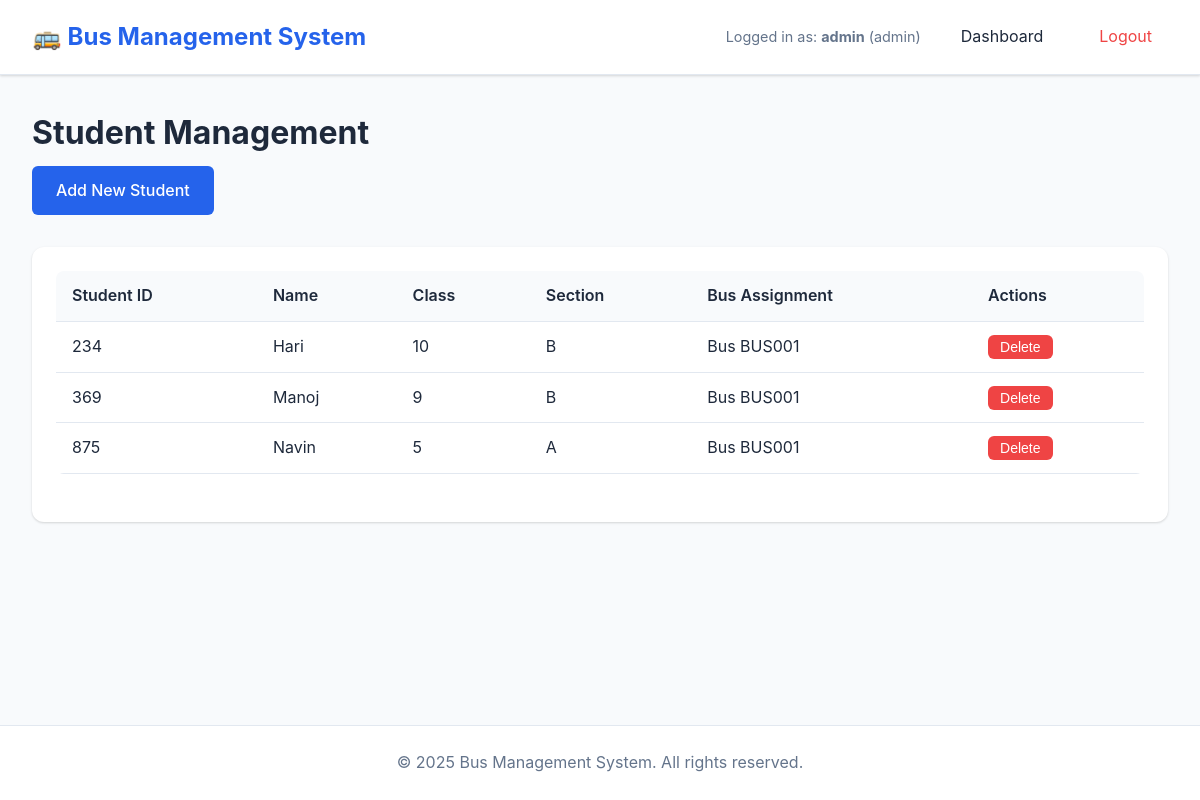
/admin/students (signed in), run on the app's committed database.
### backend/models.py (models this page shows, shortened)
class User(UserMixin, db.Model):
    __tablename__ = 'users'
    id = db.Column(db.Integer, primary_key=True)
    username = db.Column(db.String(50), unique=True, nullable=False, index=True)
    password_hash = db.Column(db.String(255), nullable=False)
    role = db.Column(db.String(20), nullable=False)  # 'admin' or 'driver'
    created_at = db.Column(db.DateTime, default=datetime.utcnow)
    updated_at = db.Column(db.DateTime, default=datetime.utcnow, onupdate=datetime.utcnow)
    driver_buses = db.relationship('Bus', backref='driver', lazy='dynamic', foreign_keys='Bus.driver_id')
    authentication_logs = db.relationship('AuthenticationLog', backref='driver_user', lazy='dynamic')

class Student(db.Model):
    __tablename__ = 'students'
    id = db.Column(db.Integer, primary_key=True)
    student_id = db.Column(db.String(20), unique=True, nullable=False, index=True)  # School ID
    name = db.Column(db.String(100), nullable=False)
    class_name = db.Column(db.String(50), nullable=True)  # 'class' is a Python keyword
    section = db.Column(db.String(10), nullable=True)
    photo_path = db.Column(db.String(255), nullable=True)  # Path to face images folder
    created_at = db.Column(db.DateTime, default=datetime.utcnow)
    updated_at = db.Column(db.DateTime, default=datetime.utcnow, onupdate=datetime.utcnow)
    bus_assignments = db.relationship('StudentBusAssignment', backref='student', lazy='dynamic', cascade='all, delete-orphan')
    authentication_logs = db.relationship('AuthenticationLog', backref='student', lazy='dynamic')
    def get_active_bus_assignment(self):
        return self.bus_assignments.filter_by(status='active').first()

class Bus(db.Model):
    __tablename__ = 'buses'
    id = db.Column(db.Integer, primary_key=True)
    bus_number = db.Column(db.String(20), unique=True, nullable=False, index=True)
    route_name = db.Column(db.String(100), nullable=True)
    driver_id = db.Column(db.Integer, db.ForeignKey('users.id'), nullable=True)
    capacity = db.Column(db.Integer, default=50)
    created_at = db.Column(db.DateTime, default=datetime.utcnow)
    updated_at = db.Column(db.DateTime, default=datetime.utcnow, onupdate=datetime.utcnow)
    student_assignments = db.relationship('StudentBusAssignment', backref='bus', lazy='dynamic', cascade='all, delete-orphan')
    authentication_logs = db.relationship('AuthenticationLog', backref='bus', lazy='dynamic')

### backend/routes/admin_routes.py (the view)
@bp.route('/students')
@admin_required
def students():
    students_list = Student.query.order_by(Student.name).all()
    return render_template('admin/student_management.html', students=students_list)

### backend/app.py (called while the page is built, shortened)
@login_manager.user_loader
def load_user(user_id):
    try:
        user = User.query.filter_by(id=int(user_id)).first()
        return user
    except (ValueError, TypeError):
        return None

### backend/routes/admin_routes.py (called while the page is built)
def admin_required(f):
    from functools import wraps
    @wraps(f)
    @login_required
    def decorated_function(*args, **kwargs):
        if current_user.role != 'admin':
            flash('Access denied. Admin privileges required.', 'error')
            return redirect(url_for('driver.dashboard'))
        return f(*args, **kwargs)
    return decorated_function

### frontend/templates/admin/student_management.html (shortened to what this page needs)
{% extends "base.html" %}
{% block content %}
<div class="dashboard-header">
    <h1>Student Management</h1>
    <a href="{{ url_for('admin.add_student') }}" class="btn btn-primary">Add New Student</a>
</div>
<div class="card">
    <div class="table-container">
        <table>
            <thead>
                <tr>
                    <th>Student ID</th>
                    <th>Name</th>
                    <th>Class</th>
                    <th>Section</th>
                    <th>Bus Assignment</th>
                    <th>Actions</th>
                </tr>
            </thead>
            <tbody>
                {% if students %}
                    {% for student in students %}
                    <tr>
                        <td>{{ student.student_id }}</td>
                        <td>{{ student.name }}</td>
                        <td>{{ student.class_name or 'N/A' }}</td>
                        <td>{{ student.section or 'N/A' }}</td>
                        <td>
                            {% set assignment = student.get_active_bus_assignment() %}
                            {% if assignment %}
                                Bus {{ assignment.bus.bus_number }}
                            {% else %}
                                <span style="color: var(--secondary-color);">Not assigned</span>
                            {% endif %}
                        </td>
                        <td>
                            <form method="POST" action="{{ url_for('admin.delete_student', student_id=student.id) }}"
                                  onsubmit="return confirmAction('Are you sure you want to delete {{ student.name }}?')"
                                  style="display: inline;">
                                <button type="submit" class="btn btn-danger" style="padding: 0.25rem 0.75rem; font-size: 0.875rem;">Delete</button>
                            </form>
                        </td>
                    </tr>
                    {% endfor %}
                {% else %}
                    <tr>
                        <td colspan="6" class="text-center">No students found. <a href="{{ url_for('admin.add_student') }}">Add your first student</a></td>
                    </tr>
                {% endif %}
            </tbody>
        </table>
    </div>
</div>
{% endblock %}

### frontend/templates/base.html (shortened to what this page needs)
<!DOCTYPE html>
<html lang="en">
<head>
    <link rel="stylesheet" href="{{ url_for('static', filename='css/style.css') }}">
</head>
<body>
    {% if current_user.is_authenticated %}
    <nav class="navbar">
        <div class="nav-container">
            <div class="nav-brand">
                <h1>🚌 Bus Management System</h1>
            </div>
            <div class="nav-menu">
                <span class="user-info">Logged in as: <strong>{{ current_user.username }}</strong> ({{ current_user.role }})</span>
                <a href="{% if current_user.role == 'admin' %}{{ url_for('admin.dashboard') }}{% else %}{{ url_for('driver.dashboard') }}{% endif %}" class="nav-link">Dashboard</a>
                <a href="{{ url_for('auth.logout') }}" class="nav-link logout">Logout</a>
            </div>
        </div>
    </nav>
    {% endif %}
    <main class="main-content">
        {% block content %}{% endblock %}
    </main>
    <footer class="footer">
        <p>&copy; 2025 Bus Management System. All rights reserved.</p>
    </footer>
</body>
</html>

### frontend/static/css/style.css (style rules this page uses)
* { margin: 0; padding: 0; box-sizing: border-box; }
:root { --primary-color: #2563eb; --primary-dark: #1e40af; --secondary-color: #64748b; --success-color: #10b981; --error-color: #ef4444; --warning-color: #f59e0b; --bg-color: #f8fafc; --card-bg: #ffffff; --text-color: #1e293b; --border-color: #e2e8f0; --shadow: 0 1px 3px 0 rgba(0, 0, 0, 0.1), 0 1px 2px 0 rgba(0, 0, 0, 0.06); --shadow-lg: 0 10px 15px -3px rgba(0, 0, 0, 0.1), 0 4px 6px -2px rgba(0, 0, 0, 0.05); }
body { font-family: -apple-system, BlinkMacSystemFont, 'Segoe UI', Roboto, 'Helvetica Neue', Arial, sans-serif; background-color: var(--bg-color); color: var(--text-color); line-height: 1.6; min-height: 100vh; display: flex; flex-direction: column; }
.navbar { background-color: var(--card-bg); border-bottom: 1px solid var(--border-color); padding: 1rem 2rem; box-shadow: var(--shadow); }
.nav-container { max-width: 1400px; margin: 0 auto; display: flex; justify-content: space-between; align-items: center; }
.nav-brand h1 { font-size: 1.5rem; color: var(--primary-color); }
.nav-menu { display: flex; align-items: center; gap: 1.5rem; }
.user-info { color: var(--secondary-color); font-size: 0.9rem; }
.nav-link { color: var(--text-color); text-decoration: none; padding: 0.5rem 1rem; border-radius: 0.375rem; transition: background-color 0.2s; }
.nav-link.logout { color: var(--error-color); }
.main-content { flex: 1; max-width: 1400px; width: 100%; margin: 0 auto; padding: 2rem; }
.btn { display: inline-block; padding: 0.75rem 1.5rem; border: none; border-radius: 0.375rem; font-size: 1rem; font-weight: 500; cursor: pointer; text-decoration: none; transition: all 0.2s; text-align: center; }
.btn-primary { background-color: var(--primary-color); color: white; }
.btn-danger { background-color: var(--error-color); color: white; }
.card { background: var(--card-bg); border-radius: 0.75rem; box-shadow: var(--shadow); padding: 1.5rem; margin-bottom: 1.5rem; }
.table-container { overflow-x: auto; margin-bottom: 1.5rem; }
table { width: 100%; border-collapse: collapse; background: var(--card-bg); border-radius: 0.5rem; overflow: hidden; }
thead { background-color: var(--bg-color); }
th, td { padding: 0.75rem 1rem; text-align: left; border-bottom: 1px solid var(--border-color); }
th { font-weight: 600; color: var(--text-color); }
.dashboard-header { margin-bottom: 2rem; }
.dashboard-header h1 { color: var(--text-color); margin-bottom: 0.5rem; }
.footer { background-color: var(--card-bg); border-top: 1px solid var(--border-color); padding: 1.5rem; text-align: center; color: var(--secondary-color); margin-top: auto; }

### data on the page
User: username "admin", role "admin"
Student: student_id "234", name "Hari", class_name "10", section "B"
Bus: bus.bus_number "BUS001"
Student: student_id "369", name "Manoj", class_name "9", section "B"
Student: student_id "875", name "Navin", class_name "5", section "A"
